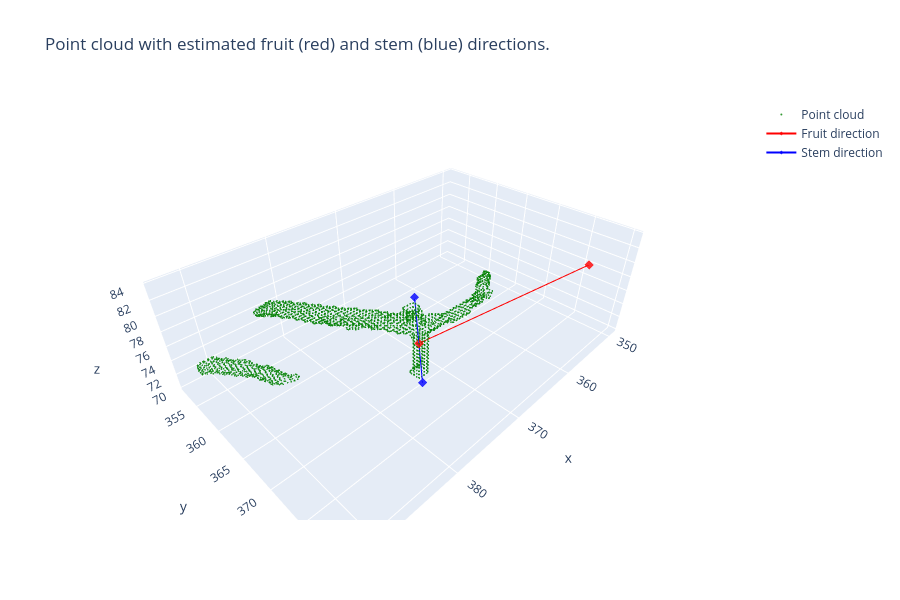

Source (notebook cell):
### Code cell
x, y, z = np.array(pcd.points).T
fig = go.Figure(data=[go.Scatter3d(x=x, y=y, z=z, mode="markers", name="Point cloud",
                                   marker=dict(size=1, color='green', opacity=0.8))])

# Add best fit line as red points:
linepts = fruit_dir * np.mgrid[0:20:2j][:, np.newaxis] + stem_mean
x, y, z = linepts.T
fig.add_scatter3d(x=x, y=y, z=z, mode="markers+lines", name="Fruit direction",
                  marker=dict(color='red', size=3, opacity=0.8, symbol="diamond"))

# Add best fit line as blue points:
mini = euclidean(stem_mean, stem_points[0])  # distance to lowest stem point
maxi = euclidean(stem_mean, stem_points[-1])  # distance to highest stem poin
linepts = stem_dir * np.mgrid[-mini:maxi:2j][:, np.newaxis] + stem_mean
x, y, z = linepts.T
fig.add_scatter3d(x=x, y=y, z=z, mode="markers+lines", name="Stem direction",
                  marker=dict(color='blue', size=3, opacity=0.8, symbol="diamond"))

fig.update_layout(height=600, title="Point cloud with estimated fruit (red) and stem (blue) directions.",
                  showlegend=True)
fig.update_scenes(aspectmode='data')

fig.show()

### Figure 1 — Plotly figure (JSON) as saved in the notebook; plotly's stock layout.template omitted (floating-point values rounded to 4 significant figures; data arrays with more than 128 entries replaced by an {"elided": "..."} marker saying what was removed)
{"data": [{"marker": {"color": "green", "opacity": 0.8, "size": 1}, "mode": "markers", "name": "Point cloud", "type": "scatter3d", "x": {"elided": "2274 float values"}, "y": {"elided": "2274 float values"}, "z": {"elided": "2274 float values"}}, {"marker": {"color": "red", "opacity": 0.8, "size": 3, "symbol": "diamond"}, "mode": "markers+lines", "name": "Fruit direction", "type": "scatter3d", "x": [373.2, 359.0], "y": [369.1, 380.2], "z": [74.9, 83.72]}, {"marker": {"color": "blue", "opacity": 0.8, "size": 3, "symbol": "diamond"}, "mode": "markers+lines", "name": "Stem direction", "type": "scatter3d", "x": [373.9, 372.4], "y": [370.4, 367.6], "z": [70.31, 80.03]}], "layout": {"height": 600, "scene": {"aspectmode": "data"}, "showlegend": true, "title": {"text": "Point cloud with estimated fruit (red) and stem (blue) directions."}}}
